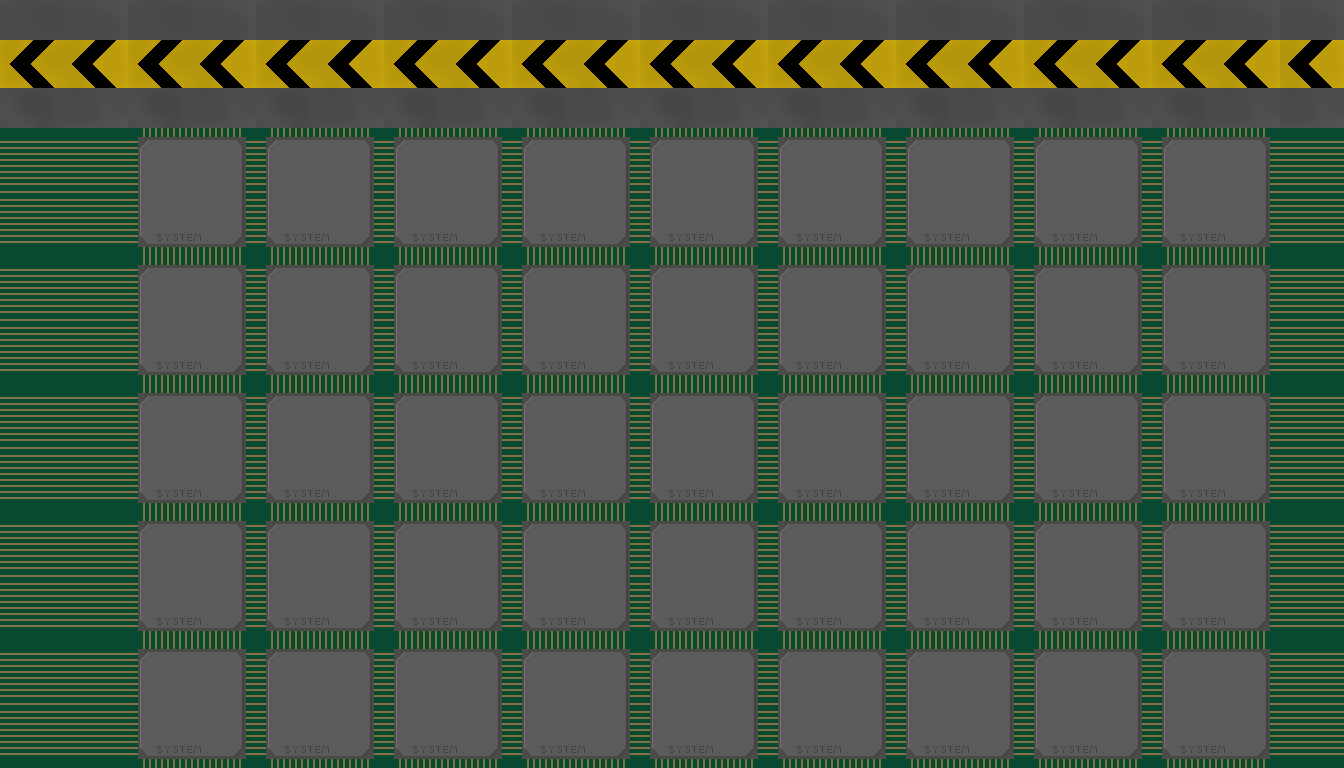

Rendered tile map (Tiled .tmx) drawn with the repository's tilesets; below, a short description and the full map source, tile grids included:
An orthogonal 21x12 tile map with 64x64 px tiles, 1 tile layer (Texture) and 45 objects (45x Tile).

<map version="1.10" tiledversion="1.10.2" orientation="orthogonal" renderorder="right-down" width="21" height="12" tilewidth="64" tileheight="64" infinite="0" nextlayerid="3" nextobjectid="78">
 <tileset firstgid="1" source="level.tsx" />
 <layer id="1" name="Texture" width="21" height="12">
  <data encoding="csv">
21,22,21,22,21,22,21,22,21,22,21,22,21,22,21,22,21,22,21,22,22,
31,32,31,32,31,32,31,32,31,32,31,32,31,32,31,32,31,32,31,32,32,
23,24,1,2,1,2,1,2,1,2,1,2,1,2,1,2,1,2,1,2,23,
33,34,11,12,11,12,11,12,11,12,11,12,11,12,11,12,11,12,11,12,33,
23,24,1,2,1,2,1,2,1,2,1,2,1,2,1,2,1,2,1,2,23,
33,34,11,12,11,12,11,12,11,12,11,12,11,12,11,12,11,12,11,12,33,
23,24,1,2,1,2,1,2,1,2,1,2,1,2,1,2,1,2,1,2,23,
33,34,11,12,11,12,11,12,11,12,11,12,11,12,11,12,11,12,11,12,33,
23,24,1,2,1,2,1,2,1,2,1,2,1,2,1,2,1,2,1,2,23,
33,34,11,12,11,12,11,12,11,12,11,12,11,12,11,12,11,12,11,12,33,
23,24,1,2,1,2,1,2,1,2,1,2,1,2,1,2,1,2,1,2,23,
33,34,11,12,11,12,11,12,11,12,11,12,11,12,11,12,11,12,11,12,33
</data>
 </layer>
 <objectgroup id="2" name="Tiles">
  <object id="4" name="Tile" type="Tile" x="128" y="128" width="128" height="128" />
  <object id="7" name="Tile" type="Tile" x="128" y="256" width="128" height="128" />
  <object id="8" name="Tile" type="Tile" x="128" y="384" width="128" height="128" />
  <object id="9" name="Tile" type="Tile" x="128" y="512" width="128" height="128" />
  <object id="10" name="Tile" type="Tile" x="128" y="640" width="128" height="128" />
  <object id="16" name="Tile" type="Tile" x="256" y="128" width="128" height="128" />
  <object id="17" name="Tile" type="Tile" x="256" y="256" width="128" height="128" />
  <object id="18" name="Tile" type="Tile" x="256" y="384" width="128" height="128" />
  <object id="19" name="Tile" type="Tile" x="256" y="512" width="128" height="128" />
  <object id="20" name="Tile" type="Tile" x="256" y="640" width="128" height="128" />
  <object id="21" name="Tile" type="Tile" x="384" y="128" width="128" height="128" />
  <object id="22" name="Tile" type="Tile" x="384" y="256" width="128" height="128" />
  <object id="23" name="Tile" type="Tile" x="384" y="384" width="128" height="128" />
  <object id="24" name="Tile" type="Tile" x="384" y="512" width="128" height="128" />
  <object id="25" name="Tile" type="Tile" x="384" y="640" width="128" height="128" />
  <object id="48" name="Tile" type="Tile" x="512" y="128" width="128" height="128" />
  <object id="49" name="Tile" type="Tile" x="512" y="256" width="128" height="128" />
  <object id="50" name="Tile" type="Tile" x="512" y="384" width="128" height="128" />
  <object id="51" name="Tile" type="Tile" x="512" y="512" width="128" height="128" />
  <object id="52" name="Tile" type="Tile" x="512" y="640" width="128" height="128" />
  <object id="53" name="Tile" type="Tile" x="640" y="128" width="128" height="128" />
  <object id="54" name="Tile" type="Tile" x="640" y="256" width="128" height="128" />
  <object id="55" name="Tile" type="Tile" x="640" y="384" width="128" height="128" />
  <object id="56" name="Tile" type="Tile" x="640" y="512" width="128" height="128" />
  <object id="57" name="Tile" type="Tile" x="640" y="640" width="128" height="128" />
  <object id="58" name="Tile" type="Tile" x="768" y="128" width="128" height="128" />
  <object id="59" name="Tile" type="Tile" x="768" y="256" width="128" height="128" />
  <object id="60" name="Tile" type="Tile" x="768" y="384" width="128" height="128" />
  <object id="61" name="Tile" type="Tile" x="768" y="512" width="128" height="128" />
  <object id="62" name="Tile" type="Tile" x="768" y="640" width="128" height="128" />
  <object id="63" name="Tile" type="Tile" x="896" y="128" width="128" height="128" />
  <object id="64" name="Tile" type="Tile" x="896" y="256" width="128" height="128" />
  <object id="65" name="Tile" type="Tile" x="896" y="384" width="128" height="128" />
  <object id="66" name="Tile" type="Tile" x="896" y="512" width="128" height="128" />
  <object id="67" name="Tile" type="Tile" x="896" y="640" width="128" height="128" />
  <object id="68" name="Tile" type="Tile" x="1024" y="128" width="128" height="128" />
  <object id="69" name="Tile" type="Tile" x="1024" y="256" width="128" height="128" />
  <object id="70" name="Tile" type="Tile" x="1024" y="384" width="128" height="128" />
  <object id="71" name="Tile" type="Tile" x="1024" y="512" width="128" height="128" />
  <object id="72" name="Tile" type="Tile" x="1024" y="640" width="128" height="128" />
  <object id="73" name="Tile" type="Tile" x="1152" y="128" width="128" height="128" />
  <object id="74" name="Tile" type="Tile" x="1152" y="256" width="128" height="128" />
  <object id="75" name="Tile" type="Tile" x="1152" y="384" width="128" height="128" />
  <object id="76" name="Tile" type="Tile" x="1152" y="512" width="128" height="128" />
  <object id="77" name="Tile" type="Tile" x="1152" y="640" width="128" height="128" />
 </objectgroup>
</map>